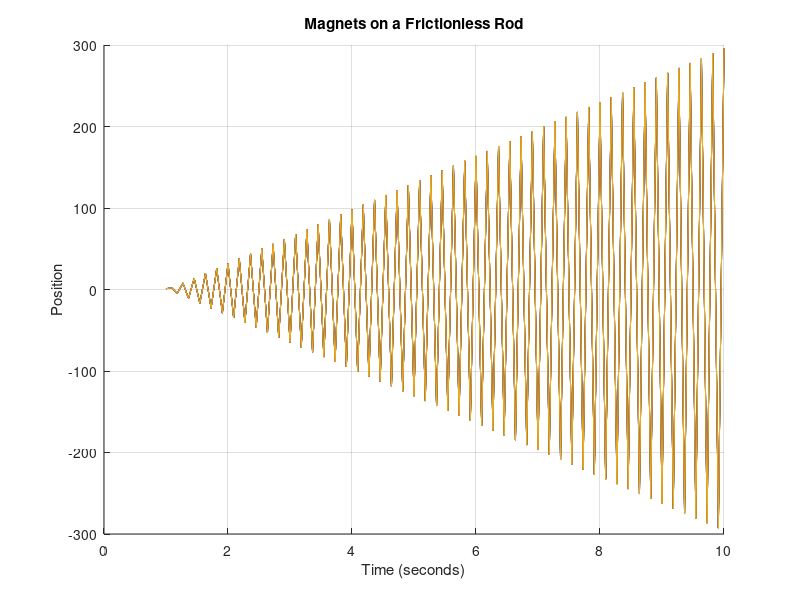

This figure's MATLAB source:
% System Simuation Final: Problem 1
% Written by Josh Humphrey

clear
N = 100;
positions = 10;
T = 0.1;
t = linspace(1,10,N);
x = zeros(1,N);
ffx = zeros(1,positions);

% Initialize x(m) values
for j = 1:(positions)
   x(j) = j;
end
for i = 2:positions-1
    ffx(i) = -1+(1/((x(i)-x(i-1)).^2))-(1/((x(i+1)-x(i)).^2)); 
end

% Plot All Magnets
figure(1)
grid on
hold on

for magnet = 1:positions
    for k = 2:N-1
        x(k+1) = -2*x(k)-x(k-1)-T^2*(ffx(magnet));
    end
    plot(t,x)
    
end

title('Magnets on a Frictionless Rod')
xlabel('Time (seconds)')
ylabel('Position')
hold off
